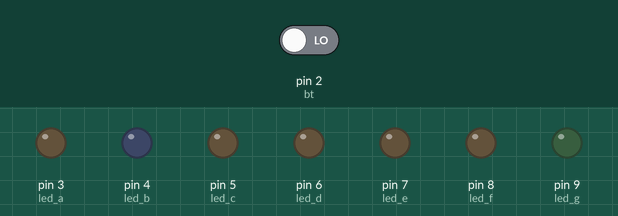
The sketch below on a simulated Arduino Uno, built with avr-gcc and run on an emulated ATmega328P. Parts: output pins drawn as LEDs (lit = HIGH). The inputs (shaded band) are chosen by the test bench; at power-on: pin 2 (bt) LOW.

Above: at 1.2 s.
1.3 s: pin 2 (bt) driven HIGH
At 1.7 s:
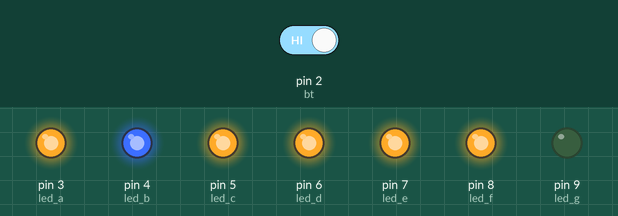
At 2.8 s:
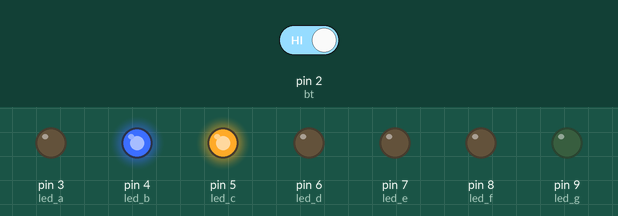
10.3 s: pin 2 (bt) driven LOW
At 11.7 s:
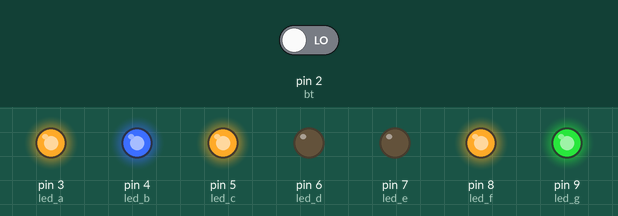
Timing chart, 0 to 13.3 s (numbered marks = the images above; inputs shaded):
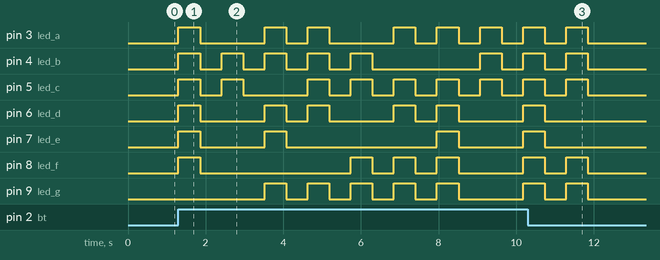

The sketch:

Q01.ino
```cpp
  int led_a = 3;
  int led_b = 4;
  int led_c = 5;
  int led_d = 6;
  int led_e = 7;
  int led_f = 8;
  int led_g = 9;
  int bt = 2;
  int time = 555;
  int number0();
  int number1();
  int number2();
  int number3();
  int number4();
  int number5();
  int number6();
  int number7();
  int number8();
  int number9();

  void setup() {
    pinMode(bt, INPUT);
    for(int i=3;i<10;i++){
      pinMode(i,OUTPUT);
    }
    for(int j=3;j<10;j++){
      digitalWrite(j,LOW);
    }

  }

  void loop() {
    if(digitalRead(bt)==1){
      number0(1);
      delay(time);
      number0(0);
      delay(time);
      number1(1);
      delay(time);
      number1(0);
      delay(time);
      number2(1);
      delay(time);
      number2(0);
      delay(time);
      number3(1);
      delay(time);
      number3(0);
      delay(time);
      number4(1);
      delay(time);
      number4(0);
      delay(time);
      number5(1);
      delay(time);
      number5(0);
      delay(time);
      number6(1);
      delay(time);
      number6(0);
      delay(time);
      number7(1);
      delay(time);
      number7(0);
      delay(time);
      number8(1);
      delay(time);
      number8(0);
      delay(time);
      number9(1);
      delay(time);
      number9(0);
    }
  }

  int number0(int state){
    for(int k=3;k<9;k++){
      digitalWrite(k, state);
    }
  }
  int number1(int state){
    digitalWrite(led_b, state);
    digitalWrite(led_c, state);
  }
  int number2(int state){
    digitalWrite(led_a, state);
    digitalWrite(led_b, state);
    digitalWrite(led_g, state);
    digitalWrite(led_e, state);
    digitalWrite(led_d, state);
  }
  int number3(int state){
    for(int l=3;l<7;l++){
      digitalWrite(l, state);
    }
    digitalWrite(led_g, state);
  }
  int number4(int state){
    digitalWrite(led_b, state);
    digitalWrite(led_g, state);
    digitalWrite(led_c, state);
    digitalWrite(led_f, state);
  }
  int number5(int state){
    digitalWrite(led_a, state);
    digitalWrite(led_f, state);
    digitalWrite(led_g, state);
    digitalWrite(led_c, state);
    digitalWrite(led_d, state);
  }
  int number6(int state){
    for(int n=5;n<10; n++){
      digitalWrite(n, state);
    }
    digitalWrite(led_a, state);
  }
  int number7(int state){
    for(int m=3;m<6; m++){
      digitalWrite(m, state);
    }
  }
  int number8(int state){
    for(int p=3;p<10;p++){
      digitalWrite(p, state);
    }
  }
  int number9(int state){
    for(int x=3;x<6; x++){
      digitalWrite(x, state);
    }
    digitalWrite(led_f, state);
    digitalWrite(led_g, state);
  }
```

Measured:
- after the input at 1.3 s, pin 3 (led_a): LOW → HIGH at once, → LOW 0.56 s later, → HIGH 1.7 s later, → LOW 0.56 s later, … (13 changes in this stretch); pin 4 (led_b): goes 4 × (HIGH 0.56 s, LOW 0.56 s), HIGH 0.56 s, LOW 2.8 s, HIGH 0.56 s, LOW 0.56 s, then HIGH, starting at once
- after the input at 10.3 s, pin 6 (led_d), pin 7 (led_e): goes on until 10.7 s, then stays LOW; pin 9 (led_g): goes on until 11.8 s, then stays LOW
